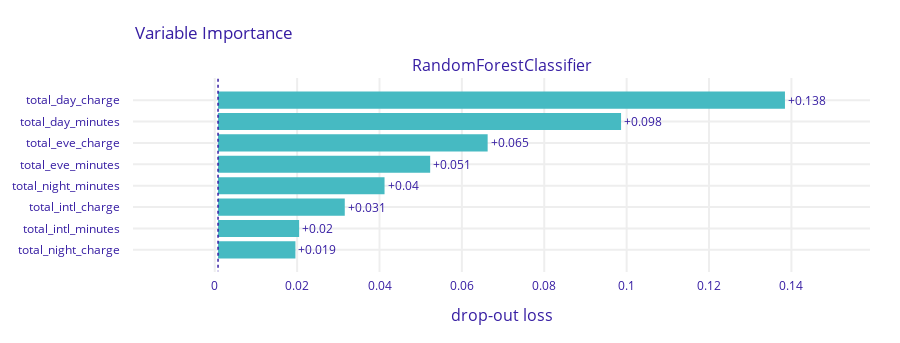

Notebook source saved alongside this figure:
### Markdown cell above
Now let's change some of the hyperparameters in the Random Forest Model:

### Code cell
model2 = sklearn.ensemble.RandomForestClassifier(n_estimators=10, criterion='log_loss', max_features=1.0) # type: ignore
model2.fit(X, y)

dx.Explainer(model2, X, y, verbose=False).model_parts(random_state=42).plot()

### Figure 1 — Plotly figure (JSON) as saved in the notebook; plotly's stock layout.template omitted (floating-point values rounded to 4 significant figures)
{"data": [{"base": 0.0008013, "hoverinfo": "text", "hoverlabel": {"bgcolor": "rgba(0,0,0,0.8)"}, "hovertext": ["Model: RandomForestClassifier loss after<br>variable: total_day_charge is permuted: 0.138<br>Drop-out loss change: +0.138", "Model: RandomForestClassifier loss after<br>variable: total_day_minutes is permuted: 0.099<br>Drop-out loss change: +0.098", "Model: RandomForestClassifier loss after<br>variable: total_eve_charge is permuted: 0.066<br>Drop-out loss change: +0.065", "Model: RandomForestClassifier loss after<br>variable: total_eve_minutes is permuted: 0.052<br>Drop-out loss change: +0.051", "Model: RandomForestClassifier loss after<br>variable: total_night_minutes is permuted: 0.041<br>Drop-out loss change: +0.04", "Model: RandomForestClassifier loss after<br>variable: total_intl_charge is permuted: 0.032<br>Drop-out loss change: +0.031", "Model: RandomForestClassifier loss after<br>variable: total_intl_minutes is permuted: 0.02<br>Drop-out loss change: +0.02", "Model: RandomForestClassifier loss after<br>variable: total_night_charge is permuted: 0.02<br>Drop-out loss change: +0.019"], "marker": {"color": "#46bac2"}, "orientation": "h", "showlegend": false, "text": ["+0.138", "+0.098", "+0.065", "+0.051", "+0.04", "+0.031", "+0.02", "+0.019"], "textposition": "outside", "type": "bar", "x": [0.1376, 0.09785, 0.06545, 0.0515, 0.04042, 0.03077, 0.01969, 0.01879], "xaxis": "x", "y": ["total_day_charge", "total_day_minutes", "total_eve_charge", "total_eve_minutes", "total_night_minutes", "total_intl_charge", "total_intl_minutes", "total_night_charge"], "yaxis": "y"}], "layout": {"annotations": [{"font": {"size": 16}, "showarrow": false, "text": "RandomForestClassifier", "x": 0.5, "xanchor": "center", "xref": "paper", "y": 1, "yanchor": "bottom", "yref": "paper"}, {"font": {"size": 16}, "showarrow": false, "text": "drop-out loss", "x": 0.5, "xanchor": "center", "xref": "paper", "y": 0, "yanchor": "top", "yref": "paper", "yshift": -30}], "font": {"color": "#371ea3"}, "height": 343, "margin": {"b": 71, "r": 30, "t": 78}, "shapes": [{"line": {"color": "#371ea3", "dash": "dot", "width": 1.5}, "type": "line", "x0": 0.0008013, "x1": 0.0008013, "xref": "x", "y0": -1, "y1": 8, "yref": "y"}], "title": {"text": "Variable Importance", "x": 0.15}, "xaxis": {"anchor": "y", "automargin": true, "domain": [0, 1], "fixedrange": true, "gridwidth": 2, "range": [-0.01984, 0.1591], "tickcolor": "white", "ticklen": 3, "ticks": "outside", "type": "linear", "zeroline": false}, "yaxis": {"anchor": "x", "automargin": true, "autorange": "reversed", "domain": [0, 1], "fixedrange": true, "gridwidth": 2, "tickcolor": "white", "ticklen": 10, "ticks": "outside", "type": "category"}}}
